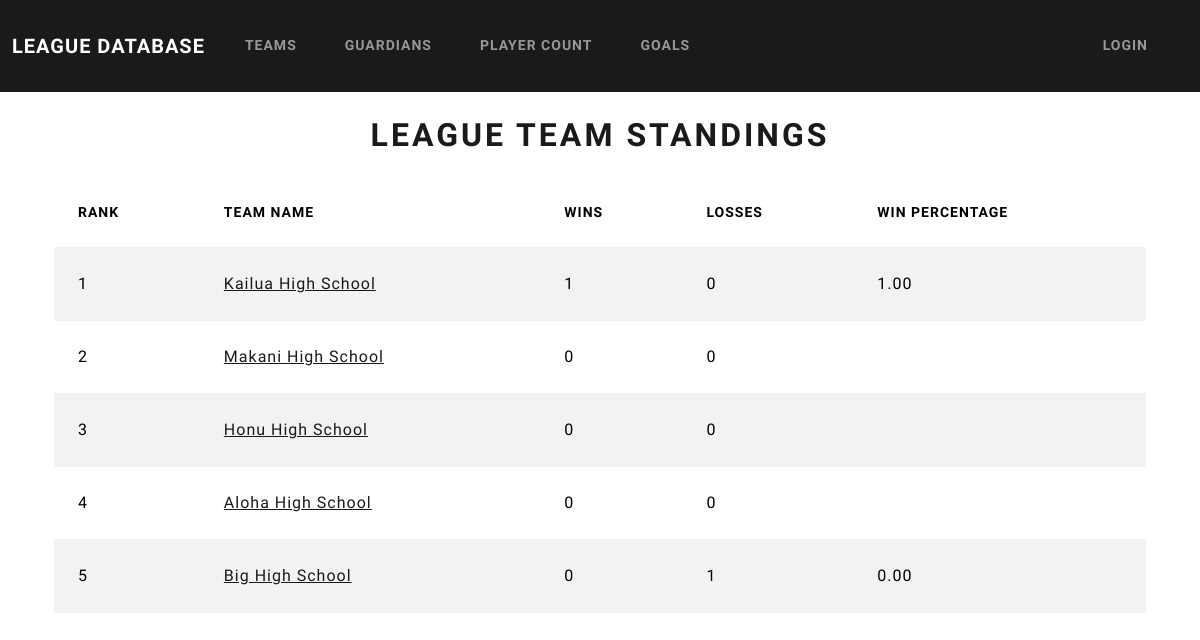
The page / on the database its author committed.
### league/models.py (models this page shows)
class Team(models.Model):
    teamid = models.AutoField(db_column='TeamID', primary_key=True)
    schoolname = models.TextField(db_column='SchoolName', blank=True, null=True)
    adphone = models.TextField(db_column='ADPhone', blank=True, null=True)
    ademail = models.TextField(db_column='ADEmail', blank=True, null=True)
    location = models.TextField(db_column='Location', blank=True, null=True)
    class Meta:
        managed = False
        db_table = 'Team'

### league/views.py (the view)
# urls.py: path('', views.homepage, name='homepage'),
def homepage(request):
    with connection.cursor() as cursor:
        cursor.execute("""
            SELECT t.TeamID, t.SchoolName,
                   SUM(CASE WHEN t.TeamID = r.WinnerID THEN 1 ELSE 0 END) AS Wins,
                   SUM(CASE WHEN t.TeamID <> r.WinnerID AND (m.HomeTeamID = t.TeamID OR m.AwayTeamID = t.TeamID) THEN 1 ELSE 0 END) AS Losses,
                   CAST(SUM(CASE WHEN t.TeamID = r.WinnerID THEN 1 ELSE 0 END) AS FLOAT) /
                   NULLIF(SUM(CASE WHEN t.TeamID = r.WinnerID OR t.TeamID <> r.WinnerID THEN 1 ELSE 0 END), 0) AS WinPercentage
            FROM Team t
            LEFT JOIN Match m ON t.TeamID = m.HomeTeamID OR t.TeamID = m.AwayTeamID
            LEFT JOIN Result r ON m.MatchID = r.MatchID
            GROUP BY t.TeamID, t.SchoolName
            ORDER BY Wins DESC, Losses ASC
        """)
        rows = cursor.fetchall()
        columns = [col[0] for col in cursor.description]
        team_rankings = [dict(zip(columns, row)) for row in rows]
    return render(request, 'league/homepage.html', {'team_rankings': team_rankings})

### league/templates/league/homepage.html
{% extends "base.html" %}
{% block content %}
<div class="container">
    <h1 class="text-center my-4">League Team Standings</h1>
    <table class="table table-striped">
        <thead class="thead-dark">
            <tr>
                <th>Rank</th>
                <th>Team Name</th>
                <th>Wins</th>
                <th>Losses</th>
                <th>Win Percentage</th>
            </tr>
        </thead>
        <tbody>
            {% for team in team_rankings %}
                <tr>
                    <td>{{ forloop.counter }}</td>
                    <td><a href="/teams/{{ team.TeamID }}/">{{ team.SchoolName }}</a></td>
                    <td>{{ team.Wins }}</td>
                    <td>{{ team.Losses }}</td>
                    <td>{{ team.WinPercentage|floatformat:2 }}</td>
                </tr>
            {% endfor %}
        </tbody>
    </table>
</div>
{% endblock %}

### rows shown on the page
Team: SchoolName "Kailua High School", Wins "1", Losses "0", WinPercentage "1.00"
Team: SchoolName "Makani High School", Wins "0", Losses "0"
Team: SchoolName "Honu High School", Wins "0", Losses "0"
Team: SchoolName "Aloha High School", Wins "0", Losses "0"

### other values the page prints
{{ team.SchoolName }} "Big High School"
{{ team.Wins }} "0"
{{ team.Losses }} "1"
{{ team.WinPercentage|floatformat:2 }} "0.00"
